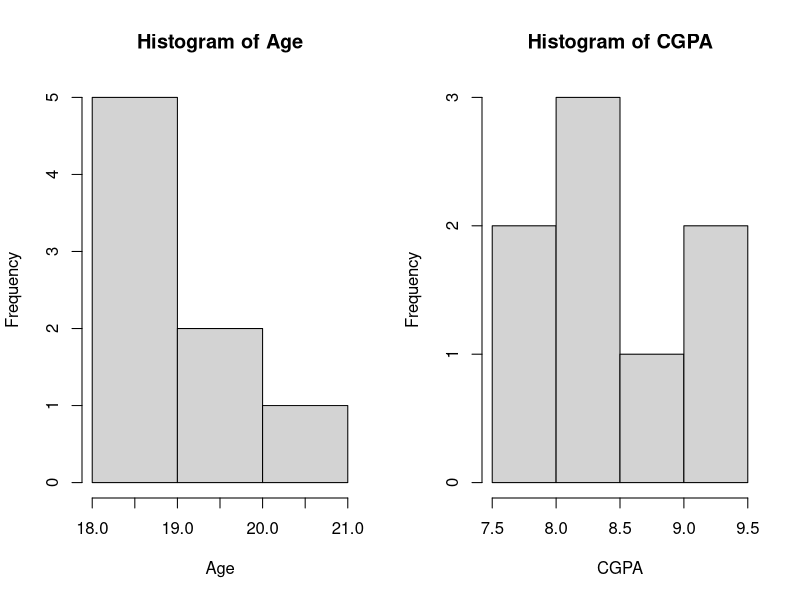

Generate this figure with R:
student <- data.frame(
  RollNo = c(101, 102, 103, 104, 105, 106, 107, 108),
  Name = c("Manish", "Sandesh", "Mathias", "Akash", "Veer", "Aadarsh", "Ravi", "Vipul"),
  Age = c(18, 19, 20, 18, 21, 20, 19, 18),
  Class = c("FY", "FY", "SY", "SY", "TY", "TY", "FY", "SY"),
  CGPA = c(8.2, 7.8, 9.1, 8.5, 7.8, 9.3, 8.2, 8.8)
)
getMode <- function(x) { ux <- unique(x); ux[which.max(tabulate(match(x, ux)))] }
cat("AGE Statistics\nMean:", mean(student$Age), "\nMedian:", median(student$Age), "\nMode:", getMode(student$Age), "\n")
print(quantile(student$Age))
cat("Range:", range(student$Age), "\nIQR:", IQR(student$Age), "\n")
cat("\nCGPA Statistics\nMean:", mean(student$CGPA), "\nMedian:", median(student$CGPA), "\nMode:", getMode(student$CGPA), "\n")
print(quantile(student$CGPA))
cat("Range:", range(student$CGPA), "\nIQR:", IQR(student$CGPA), "\n")
par(mfrow = c(1, 2))
hist(student$Age, main = "Histogram of Age", xlab = "Age")
hist(student$CGPA, main = "Histogram of CGPA", xlab = "CGPA")
